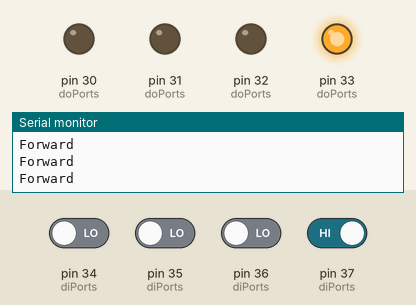
The sketch below on a simulated Arduino Mega 2560, built with avr-gcc and run on an emulated ATmega2560. Shown: output pins drawn as LEDs (lit = HIGH), the last lines printed to the serial monitor. Inputs (shaded band) come from the test bench; at power-on: pin 37 (diPorts) HIGH, pin 34 (diPorts), pin 35 (diPorts), pin 36 (diPorts) LOW.

Above: at 1.2 s.
1.3 s: pin 36 (diPorts) driven HIGH
At 1.9 s:
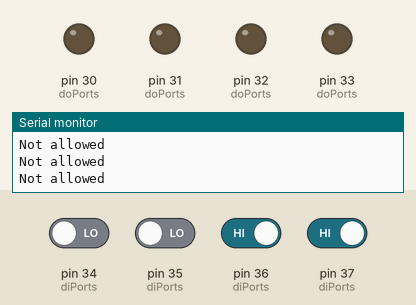
2.8 s: pin 37 (diPorts) driven LOW
At 3.1 s:
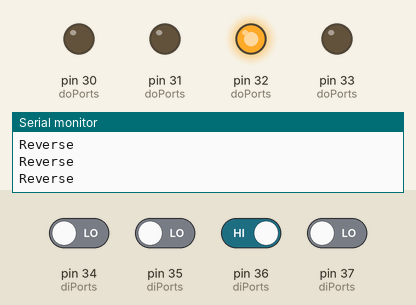
4.3 s: pin 37 (diPorts) driven HIGH
At 5.5 s:
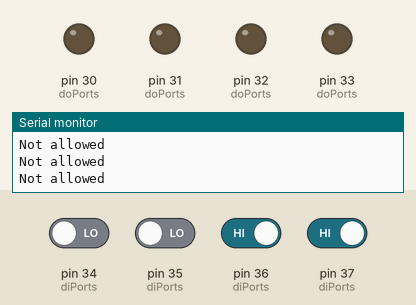
5.8 s: pin 36 (diPorts) driven LOW
At 6.8 s:
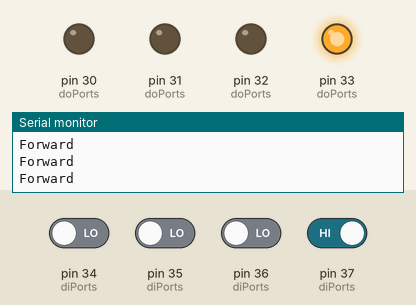
Timing chart, 0 to 8.3 s (numbered marks = the images above; inputs shaded):
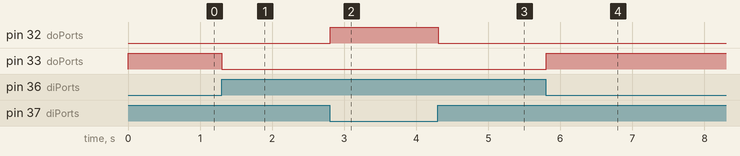

Measured:
- after the input at 1.3 s, pin 33 (doPorts): HIGH → LOW at once
- after the input at 2.8 s, pin 32 (doPorts): LOW → HIGH at once
- after the input at 4.3 s, pin 32 (doPorts): HIGH → LOW at once
- after the input at 5.8 s, pin 33 (doPorts): LOW → HIGH at once

The sketch:

inputOutputPortMega.ino
```cpp
byte DI_00 = 37;
byte DI_01 = 36;
byte DI_02 = 35;
byte DI_03 = 34;

byte DO_00 = 33;
byte DO_01 = 32;
byte DO_02 = 31;
byte DO_03 = 30;

//PH0-->17,PH1-->16,PH2-->None,PH3-->6,PH4-->7,PH5-->8,PH6-->9,PH7-->T4
//PA0-->22,PA1-->23,PA2-->24,PA3-->25,PA4-->26,PA5-->27,PA6-->28,PA7-->29.
struct portStruct {
    byte bitMask;
    byte pin;
    boolean curState;
    boolean prevState;
};

portStruct diPorts[4] = {
                            {0b00000001, DI_00, false, false},
                            {0b00000010, DI_01, false, false},
                            {0b00000100, DI_02, false, false},
                            {0b00001000, DI_03, false, false}
                       };
                        /*
DDRC = 0b11110000; //30,31,32,33, 34,35,36,37 -->for mega
DDRA = 0b11111111 //29,28,27,26,25,24,23,22 --> for mega
bitmask has to be for specific ports and microcontroller.
*/
portStruct doPorts[4] = {
                            {0b00010000, DO_00, false, false},
                            {0b00100000, DO_01, false, false},
                            {0b01000000, DO_02, false, false},
                            {0b10000000, DO_03, false, false}
                        };

void setup()
{
    Serial.begin(9600);
    DDRC = 0b00001111; //30,31,32,33, 34,35,36,37
    //DDRA = 0b00001111; //29,28,27,26,25,24,23,22
    initPorts();
}

void loop()
{
    /*
    if(readDIPort(DI_00)) {
       Serial.println("Proximity One is ON");
       writeDOPort(DO_02,true);
       delay(250);
       writeDOPort(DO_02,false);
       delay(250);
    }

    if(readDIPort(DI_01)) {
       Serial.println("Proximity Two is ON");
       writeDOPort(DO_03,true);
       delay(250);
       writeDOPort(DO_03,false);
       delay(250);
    }
    */

    int forward = readDIPort(DI_00);
    int reverse = readDIPort(DI_01);

    if( (!forward && !reverse) || (forward && reverse) ){
        Serial.println("Not allowed");
        writeDOPort(DO_00,false);
        writeDOPort(DO_01,false);
    } else if( forward && !reverse ){
        Serial.println("Forward");
        writeDOPort(DO_00,true);
        writeDOPort(DO_01,false);
    } else if( !forward && reverse ){
        Serial.println("Reverse");
        writeDOPort(DO_00,false);
        writeDOPort(DO_01,true);
    }
    delay(100);
}


void writeDOPort(byte port,boolean value)
{
    for(unsigned int i=0; i< sizeof(doPorts)/sizeof(portStruct); i++) {
        if( doPorts[i].pin == port){
            doPorts[i].prevState = doPorts[i].curState;
            doPorts[i].curState = value;
            if(doPorts[i].prevState != doPorts[i].curState){
                digitalWrite(port,value);
                //Serial.println("Value changing");
            }
            //else
              //  Serial.println("value not changing");
        }
    }
}

void initPorts()
{
   for( unsigned int i=0; i< sizeof(diPorts)/sizeof(portStruct); i++) {
        pinMode(diPorts[i].pin ,INPUT);
  }

  for( unsigned int i=0; i< sizeof(doPorts)/sizeof(portStruct); i++) {
     pinMode(doPorts[i].pin ,OUTPUT);
  }
}

boolean readDIPort(byte inputPin)
{
    boolean val;
    byte recd = PINC; //change where DI is connected
    for( unsigned int i=0; i< sizeof(diPorts)/sizeof(portStruct); i++) {
        if( diPorts[i].pin == inputPin ){
            val = (((recd & diPorts[i].bitMask) == 0)? false:true);
            return val;
        }
   }
}
```
